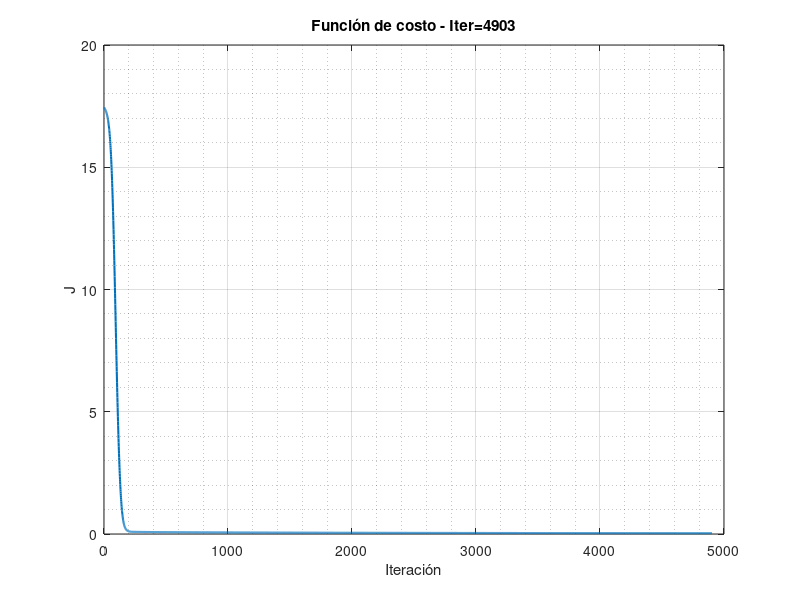
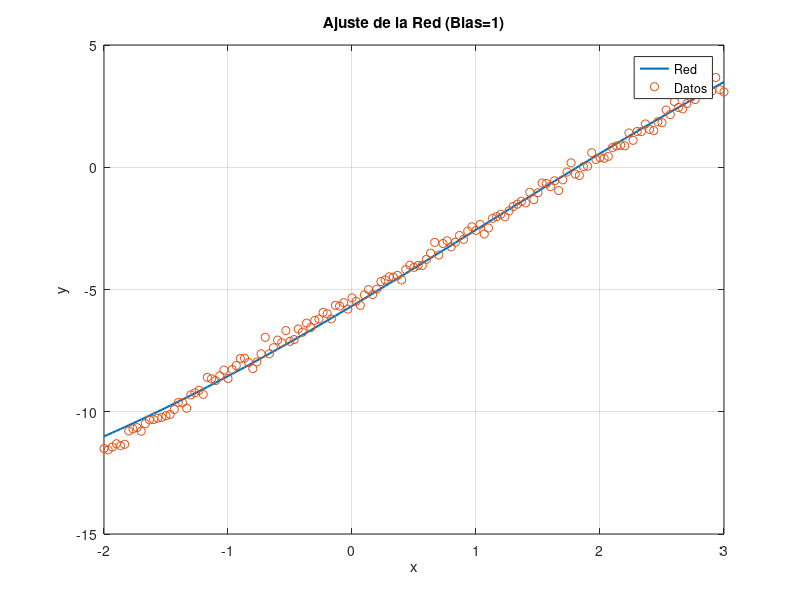

Write MATLAB code to recreate these figures, in order.
%************************************************************************
% Entrenamiento de RNs por metodo batch
%************************************************************************

clc
clear
close all

%************************************************************************
% Generación de data set
%************************************************************************

%*********************Parámetros reales**********************************
a = 3;
b = -5.5;

%*********************Nivel de Ruido**************************************
noise_A = 0.2;

%*********************Datos base*****************************************
limInf = -2;
limSup = 3;
fs = 30;

x = (limInf:1/fs:limSup)';
nx = length(x);

y_real = a*x + b + noise_A*randn(nx,1); % Data con ruido

%************************************************************************
% Configuracion de Red Neuronal
%************************************************************************

ne = 1;     % Número de entradas
nm = 20;    % Número de neuronas intermedias
ns = 1;     % Número de salidas

eta = 0.01;         % Razon de aprendizaje
errorporc = 0.0075; % Criterio de convergencia (%)
Jold = inf;         % Inicialización de costo

%********************* Activar Bias *************************************
neuronaBias = 1;

if neuronaBias == 1
    x = [x ones(nx,1)];
end

ne = size(x,2);     % Ajuste automático de entradas

%********************* Inicialización ***********************************
v = 0.05*randn(ne,nm);
w = 0.05*randn(nm,ns);

% Prealocación
y = zeros(nx,ns);
err_vec = zeros(nx,ns);
J = zeros(50000,1);

%************************************************************************
% Algoritmo de entrenamiento - Metodo Batch
%************************************************************************

for iter = 1:50000

    err_vec = zeros(nx,ns);   % Reiniciar error por iteración

    dJdw = zeros(nm,ns);
    dJdv = zeros(ne,nm);

    for k = 1:nx

        in = x(k,:)';

        %-------------------- Forward --------------------
        m = v' * in;
        %n = 1.0 ./ (1 + exp(-m));     % Sigmoidea 1
        n = 2.0./(1+exp(-m)) - 1;  % Sigmoidea 2
        out = w' * n;

        y(k,:) = out';

        %-------------------- Error ----------------------
        er = out - y_real(k,:)';
        err_vec(k,:) = er';

        %-------------------- Backprop -------------------
        %dndm = n .* (1 - n);   %Sigmoidea 1
        dndm = (1 - n.*n)/2;   % Sigmoidea 2

        % Gradientes modificado para batch - acumula
        dJdw = dJdw + n * er';
        dJdv = dJdv + in * ((w * er) .* dndm)';


    end
    % Update BATCH
    w = w - eta * dJdw/nx;
    v = v - eta * dJdv/nx;

    %-------------------- Costo --------------------------
    JJ = 0.5 * sum(sum(err_vec.^2)) / nx;

    %-------------------- Convergencia -------------------
    dJpor = abs((JJ - Jold) / JJ) * 100;
    J(iter) = JJ;
    Jold = JJ;

    if dJpor < errorporc
        break;
    end

end

% Recorte de vector J
J = J(1:iter);

%************************************************************************
% Gráficas
%************************************************************************

figure(1)
plot(J,'LineWidth',1.5)
grid on
grid minor
title(sprintf('Función de costo - Iter=%d',iter))
xlabel('Iteración')
ylabel('J')

figure(2)
x_plot = x(:,1);

plot(x_plot, y, 'LineWidth',1.5)
hold on
plot(x_plot, y_real, 'o')
legend('Red','Datos','Location','best')
grid on
grid minor
title(sprintf('Ajuste de la Red (Bias=%d)',neuronaBias))
xlabel('x')
ylabel('y')
    grid minor
    title(sprintf('Ajuste de la Red (Bias=%d)',neuronaBias))
    xlabel('x')
    ylabel('y')
